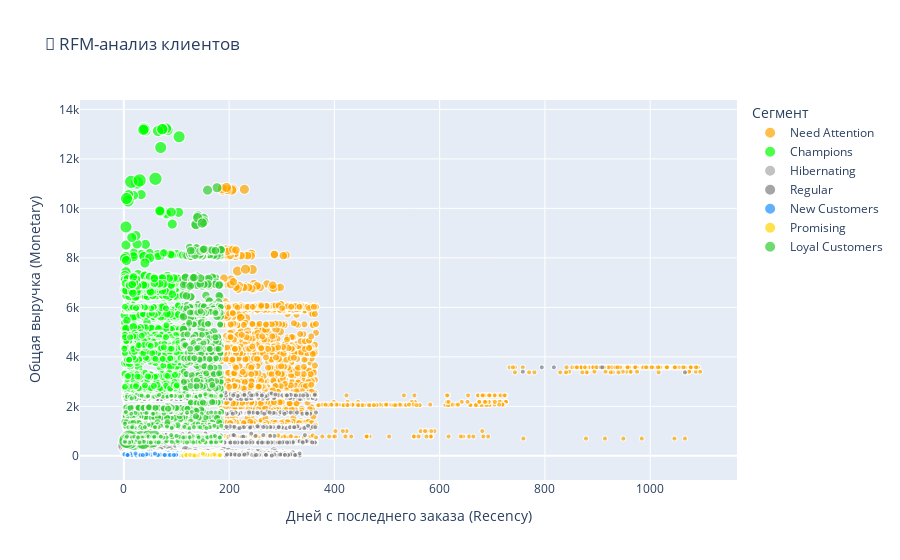
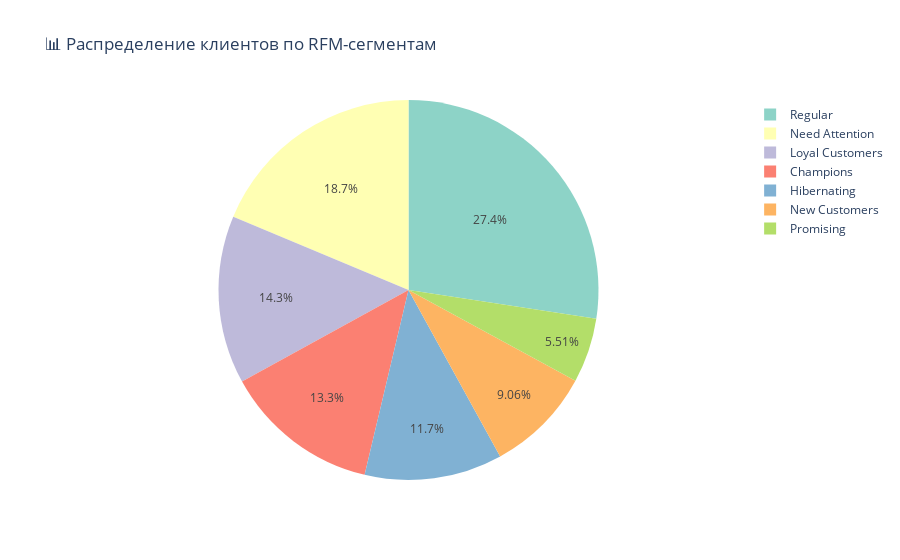

The notebook cell these images were saved under, in order:
### Markdown cell above
# 5. ФУНКЦИИ ОБОГАЩЕНИЯ ДАННЫХ

### Code cell
# 🎯 RFM-АНАЛИЗ КЛИЕНТОВ
print("🎯 RFM-АНАЛИЗ КЛИЕНТОВ")
print("=" * 50)

# Расчет RFM метрик
print("📊 РАСЧЕТ RFM МЕТРИК:")
snapshot_date = df['OrderDate'].max() + pd.Timedelta(days=1)
print(f"📅 Дата анализа: {snapshot_date.date()}")

rfm = df.groupby('CustomerKey').agg({
    'OrderDate': lambda x: (snapshot_date - x.max()).days,  # Recency
    'SalesOrderNumber': 'nunique',  # Frequency
    'SalesAmount': 'sum'            # Monetary
}).reset_index()

rfm.columns = ['CustomerKey', 'Recency', 'Frequency', 'Monetary']

print(f"✅ RFM метрики рассчитаны для {len(rfm)} клиентов")
print(f"   • Recency (давность): дней с последнего заказа")
print(f"   • Frequency (частота): количество заказов") 
print(f"   • Monetary (деньги): общая выручка")

# Основные статистики RFM
print("\n📊 ОСНОВНЫЕ СТАТИСТИКИ RFM:")
display(rfm[['Recency', 'Frequency', 'Monetary']].describe())

# Создание RFM квантилей
print("🎯 СОЗДАНИЕ RFM КВАНТИЛЕЙ:")
rfm['R_Score'] = pd.qcut(rfm['Recency'], 5, labels=[5, 4, 3, 2, 1])
rfm['F_Score'] = pd.qcut(rfm['Frequency'].rank(method='first'), 5, labels=[1, 2, 3, 4, 5])
rfm['M_Score'] = pd.qcut(rfm['Monetary'].rank(method='first'), 5, labels=[1, 2, 3, 4, 5])

print("✅ RFM квантили созданы:")
print(f"   • R_Score (Recency): 5 (самые новые) - 1 (самые старые)")
print(f"   • F_Score (Frequency): 1 (редкие) - 5 (частые)")
print(f"   • M_Score (Monetary): 1 (малые суммы) - 5 (крупные суммы)")

# RFM сегментация
print("\n🎯 RFM СЕГМЕНТАЦИЯ КЛИЕНТОВ:")
rfm['RFM_Score'] = rfm['R_Score'].astype(str) + rfm['F_Score'].astype(str) + rfm['M_Score'].astype(str)

# Упрощенная сегментация
segment_results = []
for index, row in rfm.iterrows():
    r, f, m = int(row['R_Score']), int(row['F_Score']), int(row['M_Score'])
    
    if r >= 4 and f >= 4 and m >= 4:
        segment = 'Champions'
    elif r >= 3 and f >= 3 and m >= 3:
        segment = 'Loyal Customers'
    elif r >= 4 and f <= 2 and m <= 2:
        segment = 'New Customers'
    elif r >= 3 and f <= 2 and m <= 2:
        segment = 'Promising'
    elif r <= 2 and f >= 3 and m >= 3:
        segment = 'Need Attention'
    elif r <= 2 and f <= 2 and m <= 2:
        segment = 'Hibernating'
    else:
        segment = 'Regular'
    
    segment_results.append(segment)

rfm['Segment'] = segment_results

print("✅ Сегментация завершена:")
print("   • Champions: самые ценные клиенты")
print("   • Loyal Customers: лояльные клиенты") 
print("   • New Customers: новые клиенты")
print("   • Promising: перспективные клиенты")
print("   • Need Attention: требуют внимания")
print("   • Hibernating: спящие клиенты")
print("   • Regular: обычные клиенты")

# Визуализация RFM
print("\n📈 ВИЗУАЛИЗАЦИЯ RFM-АНАЛИЗА:")
fig = px.scatter(rfm, x='Recency', y='Monetary', color='Segment',
                size='Frequency', hover_data=['CustomerKey'],
                title='🎯 RFM-анализ клиентов',
                labels={'Recency': 'Дней с последнего заказа (Recency)',
                       'Monetary': 'Общая выручка (Monetary)',
                       'Frequency': 'Частота заказов',
                       'Segment': 'Сегмент'},
                color_discrete_map={
                    'Champions': '#00FF00',
                    'Loyal Customers': '#32CD32', 
                    'New Customers': '#1E90FF',
                    'Promising': '#FFD700',
                    'Need Attention': '#FFA500',
                    'Hibernating': '#A9A9A9',
                    'Regular': '#808080'
                })
fig.show()
print("✅ Интерактивная визуализация RFM создана")

# Распределение сегментов
print("\n📊 РАСПРЕДЕЛЕНИЕ КЛИЕНТОВ ПО СЕГМЕНТАМ:")
segment_distribution = rfm['Segment'].value_counts()

total_clients = len(rfm)
print(f"👥 Всего клиентов: {total_clients}")

for segment, count in segment_distribution.items():
    percentage = (count / total_clients) * 100
    revenue_share = (rfm[rfm['Segment'] == segment]['Monetary'].sum() / rfm['Monetary'].sum()) * 100
    print(f"   • {segment}: {count} клиентов ({percentage:.1f}%) - {revenue_share:.1f}% выручки")

# Визуализация распределения сегментов
print("\n📊 ВИЗУАЛИЗАЦИЯ РАСПРЕДЕЛЕНИЯ СЕГМЕНТОВ:")
fig_pie = px.pie(segment_distribution, 
                 values=segment_distribution.values, 
                 names=segment_distribution.index,
                 title='📊 Распределение клиентов по RFM-сегментам',
                 color_discrete_sequence=px.colors.qualitative.Set3)
fig_pie.show()
print("✅ Круговая диаграмма распределения сегментов создана")

# Анализ лучших клиентов
print("\n🏆 АНАЛИЗ ЛУЧШИХ КЛИЕНТОВ:")
champions = rfm[rfm['Segment'] == 'Champions']
if len(champions) > 0:
    print(f"   • Champions: {len(champions)} клиентов")
    print(f"   • Средняя выручка на Champion: ${champions['Monetary'].mean():,.0f}")
    print(f"   • Общая выручка Champions: ${champions['Monetary'].sum():,.0f}")
    print(f"   • Доля выручки Champions: {(champions['Monetary'].sum() / rfm['Monetary'].sum())*100:.1f}%")

# Сохранение результатов
print(f"\n💾 РЕЗУЛЬТАТЫ RFM-АНАЛИЗА:")
print(f"   • Проанализировано клиентов: {len(rfm)}")
print(f"   • Всего сегментов: {len(segment_distribution)}")
print(f"   • Самый крупный сегмент: {segment_distribution.index[0]} ({segment_distribution.iloc[0]} клиентов)")
print(f"   • Общая выручка всех клиентов: ${rfm['Monetary'].sum():,.0f}")

print("\n👀 ПРЕВЬЮ RFM ДАННЫХ:")
display(rfm.head(10))

print("✅ RFM-АНАЛИЗ УСПЕШНО ЗАВЕРШЕН!")

### Figure 1 — Plotly figure (JSON) as saved in the notebook; plotly's stock layout.template omitted (floating-point values rounded to 4 significant figures; data arrays with more than 128 entries replaced by an {"elided": "..."} marker saying what was removed)
{"data": [{"customdata": {"elided": "2702x1 int values"}, "hovertemplate": "Сегмент=Need Attention<br>Дней с последнего заказа (Recency)=%{x}<br>Общая выручка (Monetary)=%{y}<br>Частота заказов=%{marker.size}<br>CustomerKey=%{customdata[0]}<extra></extra>", "legendgroup": "Need Attention", "marker": {"color": "#FFA500", "size": {"elided": "2702 int values"}, "sizemode": "area", "sizeref": 0.04, "symbol": "circle"}, "mode": "markers", "name": "Need Attention", "showlegend": true, "type": "scattergl", "x": {"elided": "2702 int values"}, "xaxis": "x", "y": {"elided": "2702 float values"}, "yaxis": "y"}, {"customdata": {"elided": "1920x1 int values"}, "hovertemplate": "Сегмент=Champions<br>Дней с последнего заказа (Recency)=%{x}<br>Общая выручка (Monetary)=%{y}<br>Частота заказов=%{marker.size}<br>CustomerKey=%{customdata[0]}<extra></extra>", "legendgroup": "Champions", "marker": {"color": "#00FF00", "size": {"elided": "1920 int values"}, "sizemode": "area", "sizeref": 0.04, "symbol": "circle"}, "mode": "markers", "name": "Champions", "showlegend": true, "type": "scattergl", "x": {"elided": "1920 int values"}, "xaxis": "x", "y": {"elided": "1920 float values"}, "yaxis": "y"}, {"customdata": {"elided": "1695x1 int values"}, "hovertemplate": "Сегмент=Hibernating<br>Дней с последнего заказа (Recency)=%{x}<br>Общая выручка (Monetary)=%{y}<br>Частота заказов=%{marker.size}<br>CustomerKey=%{customdata[0]}<extra></extra>", "legendgroup": "Hibernating", "marker": {"color": "#A9A9A9", "size": {"elided": "1695 int values"}, "sizemode": "area", "sizeref": 0.04, "symbol": "circle"}, "mode": "markers", "name": "Hibernating", "showlegend": true, "type": "scattergl", "x": {"elided": "1695 int values"}, "xaxis": "x", "y": {"elided": "1695 float values"}, "yaxis": "y"}, {"customdata": {"elided": "3964x1 int values"}, "hovertemplate": "Сегмент=Regular<br>Дней с последнего заказа (Recency)=%{x}<br>Общая выручка (Monetary)=%{y}<br>Частота заказов=%{marker.size}<br>CustomerKey=%{customdata[0]}<extra></extra>", "legendgroup": "Regular", "marker": {"color": "#808080", "size": {"elided": "3964 int values"}, "sizemode": "area", "sizeref": 0.04, "symbol": "circle"}, "mode": "markers", "name": "Regular", "showlegend": true, "type": "scattergl", "x": {"elided": "3964 int values"}, "xaxis": "x", "y": {"elided": "3964 float values"}, "yaxis": "y"}, {"customdata": {"elided": "1310x1 int values"}, "hovertemplate": "Сегмент=New Customers<br>Дней с последнего заказа (Recency)=%{x}<br>Общая выручка (Monetary)=%{y}<br>Частота заказов=%{marker.size}<br>CustomerKey=%{customdata[0]}<extra></extra>", "legendgroup": "New Customers", "marker": {"color": "#1E90FF", "size": {"elided": "1310 int values"}, "sizemode": "area", "sizeref": 0.04, "symbol": "circle"}, "mode": "markers", "name": "New Customers", "showlegend": true, "type": "scattergl", "x": {"elided": "1310 int values"}, "xaxis": "x", "y": {"elided": "1310 float values"}, "yaxis": "y"}, {"customdata": {"elided": "796x1 int values"}, "hovertemplate": "Сегмент=Promising<br>Дней с последнего заказа (Recency)=%{x}<br>Общая выручка (Monetary)=%{y}<br>Частота заказов=%{marker.size}<br>CustomerKey=%{customdata[0]}<extra></extra>", "legendgroup": "Promising", "marker": {"color": "#FFD700", "size": {"elided": "796 int values"}, "sizemode": "area", "sizeref": 0.04, "symbol": "circle"}, "mode": "markers", "name": "Promising", "showlegend": true, "type": "scattergl", "x": {"elided": "796 int values"}, "xaxis": "x", "y": {"elided": "796 float values"}, "yaxis": "y"}, {"customdata": {"elided": "2070x1 int values"}, "hovertemplate": "Сегмент=Loyal Customers<br>Дней с последнего заказа (Recency)=%{x}<br>Общая выручка (Monetary)=%{y}<br>Частота заказов=%{marker.size}<br>CustomerKey=%{customdata[0]}<extra></extra>", "legendgroup": "Loyal Customers", "marker": {"color": "#32CD32", "size": {"elided": "2070 int values"}, "sizemode": "area", "sizeref": 0.04, "symbol": "circle"}, "mode": "markers", "name": "Loyal Customers", "showlegend": true, "type": "scattergl", "x": {"elided": "2070 int values"}, "xaxis": "x", "y": {"elided": "2070 float values"}, "yaxis": "y"}], "layout": {"legend": {"itemsizing": "constant", "title": {"text": "Сегмент"}, "tracegroupgap": 0}, "title": {"text": "🎯 RFM-анализ клиентов"}, "xaxis": {"anchor": "y", "domain": [0, 1], "title": {"text": "Дней с последнего заказа (Recency)"}}, "yaxis": {"anchor": "x", "domain": [0, 1], "title": {"text": "Общая выручка (Monetary)"}}}}

### Figure 2 — Plotly figure (JSON) as saved in the notebook; plotly's stock layout.template omitted (floating-point values rounded to 4 significant figures)
{"data": [{"domain": {"x": [0, 1], "y": [0, 1]}, "hovertemplate": "Segment=%{label}<br>value=%{value}<extra></extra>", "labels": ["Regular", "Need Attention", "Loyal Customers", "Champions", "Hibernating", "New Customers", "Promising"], "legendgroup": "", "name": "", "showlegend": true, "type": "pie", "values": [3964, 2702, 2070, 1920, 1695, 1310, 796]}], "layout": {"legend": {"tracegroupgap": 0}, "piecolorway": ["rgb(141,211,199)", "rgb(255,255,179)", "rgb(190,186,218)", "rgb(251,128,114)", "rgb(128,177,211)", "rgb(253,180,98)", "rgb(179,222,105)", "rgb(252,205,229)", "rgb(217,217,217)", "rgb(188,128,189)", "rgb(204,235,197)", "rgb(255,237,111)"], "title": {"text": "📊 Распределение клиентов по RFM-сегментам"}}}
